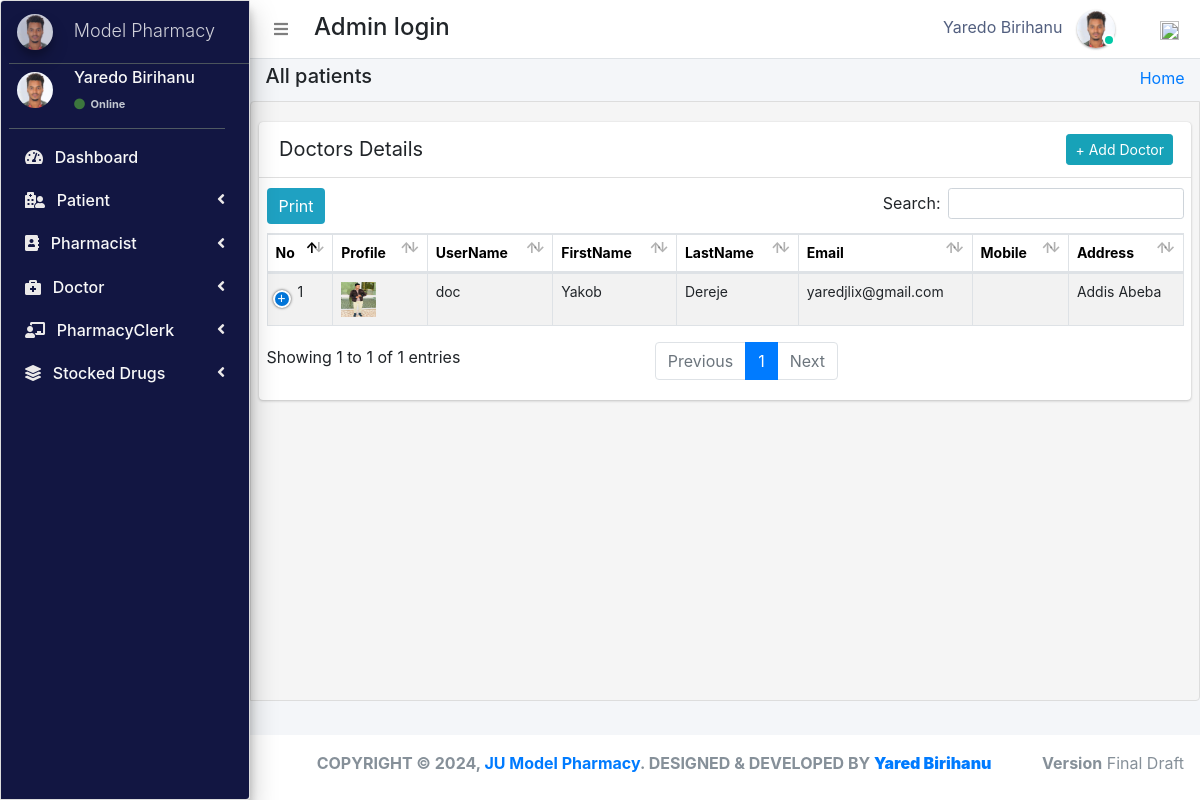
/admin_user/manage_doctor/ (signed in), run on the app's committed database.
### pharmacy/models.py (models this page shows, shortened)
class CustomUser(AbstractUser):
    user_type_data = ((1, "AdminHOD"), (2, "Pharmacist"), (3, "Doctor"), (4, "PharmacyClerk"),(5, "Patients"))
    user_type = models.CharField(default=1, choices=user_type_data, max_length=10)

class AdminHOD(models.Model):
    gender_category=(
        ('Male','Male'),
        ('Female','Female'),
    )
    admin = models.OneToOneField(CustomUser,null=True, on_delete = models.CASCADE)
    emp_no= models.CharField(max_length=100,null=True,blank=True)
    gender=models.CharField(max_length=100,null=True,choices=gender_category)
    mobile=models.CharField(max_length=10,null=True,blank=True)
    address=models.CharField(max_length=300,null=True,blank=True)
    profile_pic=models.ImageField(default="admin.png",null=True,blank=True)
    created_at = models.DateTimeField(auto_now_add=True)
    updated_at = models.DateTimeField(auto_now=True)
    date_employed=models.DateTimeField(auto_now_add=True, auto_now=False)
    objects = models.Manager()

class Doctor(models.Model):
    gender_category=(
        ('Male','Male'),
        ('Female','Female'),
    )
    admin = models.OneToOneField(CustomUser,null=True, on_delete = models.CASCADE)
    emp_no=models.CharField(max_length=100,null=True,blank=True)
    first_name=models.CharField(max_length=100,null=True, blank=True)
    last_name=models.CharField(max_length=100,null=True, blank=True)
    age = models.IntegerField(default=0, blank=True, null=True)
    gender=models.CharField(max_length=100,null=True,choices=gender_category)
    mobile=models.CharField(max_length=10,null=True,blank=True)
    address=models.CharField(max_length=300,null=True,blank=True)
    profile_pic=models.ImageField(default="doctor.png",null=True,blank=True)
    created_at = models.DateTimeField(auto_now_add=True)
    updated_at = models.DateTimeField(auto_now=True)
    objects = models.Manager()

### pharmacy/HODViews.py (the view)
# urls.py: path('admin_user/manage_doctor/',HODViews.manageDoctor,name='manage_doctor'),
def manageDoctor(request):
    staffs = Doctor.objects.all()
    context = {
        "staffs": staffs,
        "title":"Dotors Details"
    }
    return render(request,'hod_templates/manage_doctor.html',context)

### pharmacy/templates/hod_templates/manage_doctor.html (shortened to what this page needs)
{% extends 'hod_templates/base_template.html'%} {% block page_title %}
<h5>All patients</h5>
{% endblock page_title %} {% block main_content %}
<section class="content">
    <div class="row">
        <div class="col-md-12">
            <div class="card card-primar sc">
                <div class="card-header">
                    <span>Doctors Details</span>
                    <div class="card-tools d-flex">
                        <a class="btn btn-sm btn-info mr-2" href="{% url 'add_doctor' %}" role="button">+ Add Doctor</a>
                    </div>
                </div>
                <table class="table table-bordered table-hover dataTable" id="plist">
                    <thead>
                        <tr>
                            <th>No</th>
                            <th>Profile</th>
                            <th>UserName</th>
                            <th>FirstName</th>
                            <th>LastName</th>
                            <th>Email</th>
                            <th>Mobile</th>
                            <th>Address</th>
                        </tr>
                    </thead>
                    <tbody>
                        {% for staff in staffs %}
                        <tr class="hov">
                            <td>{{forloop.counter}}</td>
                            <td> <img src="{{staff.profile_pic.url}}" class="" width="35" height="35" alt=""></td>
                            <td>{{staff.admin.username}}</td>
                            <td>{{staff.admin.first_name}}</td>
                            <td>{{staff.admin.last_name}}</td>
                            <td>{{staff.admin.email}}</td>
                            <td>{{staff.mobile}}</td>
                            <td>{{staff.address}}</td>
                        </tr>
                        {% endfor %}
                    </tbody>
                </table>
            </div>
        </div>
    </div>
</section>
{% endblock %}

### pharmacy/templates/hod_templates/base_template.html (shortened to what this page needs)
{% extends 'base_file.html' %} {% block htm %}
<body class="hold-transition sidebar-mini layout-fixed">
    <div class="wrapper">
        <nav class="main-header navbar navbar-expand navbar-white navbar-light">
            <ul class="navbar-nav">
                <li class="nav-item">
                    <a class="nav-link" data-widget="pushmenu" href="#" role="button"><i class="fas fa-bars"></i></a>
                </li>
            </ul>
            <h4 style="margin-left: 10px; margin-top: 5px;">Admin login </h4>
            <ul class="navbar-nav ml-auto">
                <li class="mx-3">
                    <a href="#" class="sm-submenu-with-image a">
                        <span>{{user.first_name}}  {{user.last_name}}</span>
                        <img src="{{request.user.adminhod.profile_pic.url}}" class="img-circle elevation-1" width="38" height="38" alt="">
                        <span class="avatar-status avatar-sm-status avatar-status-success"></span>
                    </a>
                </li>
                <li class="nav-item dropdown ml-3 low">
                    <a href="#" class="btn btn-outlined btn-black text-muted bg-transparent " data-toggle="dropdown" aria-expanded="false" data-wow-delay="0.7s"><img src="https://img.icons8.com/ios/50/000000/settings.png" width="19" height="19">
                    </a>
                </li>
            </ul>
        </nav>
        {% include 'hod_templates/sidebar.html'%}
        <div class="content-wrapper">
            <div class="content-header">
                <div class="container-fluid">
                    <div class="row ">
                        <div class="col-sm-6">
                            <h1 class="m-0 text-dark">
                                {% block page_title %} {% endblock page_title %}
                            </h1>
                        </div>
                        <div class="col-sm-6 ">
                            <ol class="breadcrumb float-sm-right">
                                <li class="breadcrumb-item"><a href="">Home</a></li>
                            </ol>
                        </div>
                    </div>
                </div>
            </div>
            {% block main_content %} {% endblock main_content %}
        </div>
        {% include 'hod_templates/footer.html'%}
    </div>
    {% endblock htm %}

### pharmacy/templates/hod_templates/sidebar.html (shortened to what this page needs)
<aside class="main-sidebar sidebar-dark-primary elevation-4">
    <a href="" class="brand-link ml-2">
        <img src="{{request.user.adminhod.profile_pic.url}}" alt="" width="36" height="36" class=" img-circle elevation-3" style="opacity: .8">
        <span class="brand-text font-weight-light mt-1 ml-3 mmust">Model Pharmacy</span>
    </a>
    <div class="sidebar">
        <div class="user-panel mr-3">
            <div class="pull-left image sm-submenu-with-image a ml-2 ">
                <img src="{{request.user.adminhod.profile_pic.url}}" class="img-circle mt-2" width="36" height="36" alt="User Image">
            </div>
            <div class="pull-left info">
                <p>{{user.first_name}} {{user.last_name}}</p>
                <a href="#"><i class="fa fa-circle text-success "></i> Online</a>
            </div>
        </div>
        <nav class="mt-2">
            <ul class="nav nav-pills nav-sidebar flex-column" data-widget="treeview" role="menu" data-accordion="false">
                <li class="nav-item">
                    <a href="{% url  'admin_dashboard' %}" class="nav-link">
                        <i class="fas fa-tachometer-alt mr-2"></i>
                        <p>
                            Dashboard
                        </p>
                    </a>
                </li>
                <li class="nav-item">
                    <a href="#" class="nav-link">
                        <i class="fas fa-hospital-user mr-2"></i>
                        <p>
                            Patient
                            <i class="right fas fa-angle-left"></i>
                        </p>
                    </a>
                </li>
                <li class="nav-item">
                    <a href="#" class="nav-link">
                        <i class="fas fa-address-book mr-2"></i>
                        <p>
                            Pharmacist
                            <i class="right fas fa-angle-left"></i>
                        </p>
                    </a>
                </li>
                <li class="nav-item">
                    <a href="#" class="nav-link">
                        <i class="fas fa-briefcase-medical mr-2"></i>
                        <p>
                            Doctor
                            <i class="right fas fa-angle-left"></i>
                        </p>
                    </a>
                </li>
                <li class="nav-item">
                    <a href="#" class="nav-link">
                        <i class="fas fa-chalkboard-teacher mr-2"></i>
                        <p>
                            PharmacyClerk
                            <i class="right fas fa-angle-left"></i>
                        </p>
                    </a>
                </li>
                <li class="nav-item">
                    <a href="#" class="nav-link">
                        <i class="fas fa-layer-group mr-2"></i>
                        <p>
                            Stocked Drugs
                            <i class="right fas fa-angle-left"></i>
                        </p>
                    </a>
                </li>
            </ul>
        </nav>
    </div>
</aside>

### static/css/main.css (style rules this page uses)
html { font-family: sans-serif; line-height: 1.15; -webkit-text-size-adjust: 100%; -webkit-tap-highlight-color: transparent; }
body { overflow-y: hidden; overflow-x: hidden; font-family: -apple-system, BlinkMacSystemFont, "Segoe UI", Roboto, "Helvetica Neue", Arial, "Noto Sans", sans-serif, "Apple Color Emoji", "Segoe UI Emoji", "Segoe UI Symbol", "Noto Color Emoji" !important; }
th { color: rgb(0, 0, 0); font-size: 14px !important; }
.content { background-color: #f5f5f5; border: 1px solid #dddddd; border-radius: 4px 0px 4px 0px; left: -1px; padding: 10px 7px 5px; }
.main-sidebar { background: #ffffff; border: 1px solid #dddddd; border-radius: 4px 0px 4px 0px; font-weight: bold; }
.content { height: 75vh; overflow-y: scroll; overflow-x: hidden; }
.sc { white-space: nowrap; display: block; overflow-x: hidden !important; }
.content .row { margin-top: 20px !important; }
.main-sidebar { background-color: #121642 !important; color: white !important; }
.main-sidebar p { color: #f8f8f8 !important; font-weight: 500 !important }
.main-sidebar i { color: rgb(235, 233, 233) !important; }
td { font-size: 14px !important; }
.hov { transition: transform .5s; }
.avatar-status { position: absolute; bottom: 12px; right: 75.4px; display: -ms-inline-flexbox; display: inline-flex; -ms-flex-negative: 0; flex-shrink: 0; -ms-flex-pack: center; justify-content: center; -ms-flex-align: center; align-items: center; white-space: nowrap; text-align: center; vertical-align: baseline; font-weight: 600; border: .125rem solid #fff; width: 12px; height: 12px; line-height: 1; font-size: .71094rem; border-radius: 50%; }
.avatar-status-success { color: #fff; background-color: #00c9a7; }
.card-header span { font-size: 20px !important; }
.table>tbody>tr>td, .table>tbody>tr>th, .table>tfoot>tr>td, .table>tfoot>tr>th, .table>thead>tr>td, .table>thead>tr>th { padding: 8px; line-height: 1.42857143; vertical-align: top; }
.pull-left { float: left; }
.pull-left { float: left!important; }
.user-panel>.info { padding: 5px 5px 5px 15px; line-height: 1; position: absolute; left: 55px; }
.user-panel>.info>p { font-weight: 600; margin-bottom: 9px; }
p { margin: 0 0 10px; }
.user-panel { padding-bottom: 20px; }
.user-panel:after { clear: both; }
.user-panel:before, .user-panel:after { content: " "; display: table; }
.user-panel>.info>a>.fa, .user-panel>.info>a>.ion, .user-panel>.info>a>.glyphicon { margin-right: 3px; }
.fa-circle { color: #3c763d !important; }
.user-panel i { color: #3c763d !important; }
.user-panel>.info>a { text-decoration: none; padding-right: 5px; margin-top: 3px; font-size: 11px; overflow: hidden; white-space: nowrap; }
.mmust { overflow: hidden; white-space: nowrap; font-size: 18px; }
.table { background: white !important; }
.container-fluid { width: 100%; padding-right: 15px; padding-left: 15px; margin-right: auto; margin-left: auto; }
.row { display: flex; flex-wrap: wrap; margin-right: -15px; margin-left: -15px; }
.d-flex { display: flex !important; z-index: 44; }
.d-flex { display: flex !important; }
.table tbody tr:nth-of-type(odd) { background-color: rgba(0, 0, 0, .05) !important; }
.table tbody tr:nth-of-type(odd) { background-color: rgba(197, 197, 197, 0.05) !important; }
.img-circle { border-radius: 50%; }
.content-wrapper .content-header { padding: 5px 0.5rem !important; }

### static/css/profile.css (style rules this page uses)
li { list-style-type: none ! }
.navbar-nav span { color: #525f7f !important; margin-right: 10px !important; }
body { font-family: 'Rubik', sans-serif; height: 100% !important; }
.table tbody tr:nth-of-type(odd) { background-color: rgba(0, 0, 0, .05) !important; }

### data on the page
CustomUser: first_name "Yaredo", last_name "Birihanu", user.adminhod.profile_pic (picture)
Doctor: profile_pic (picture), admin.username "doc", admin.first_name "Yakob", admin.last_name "Dereje", admin.email "yaredjlix@gmail.com", address "Addis Abeba"
